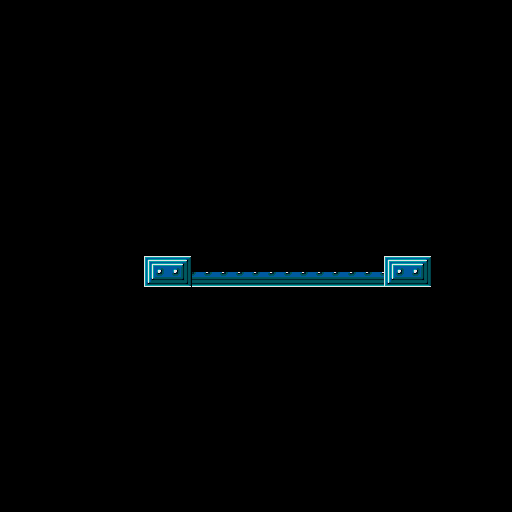

A level layout from a 2D game, rendered from its tile map. Below: a short description, then the map file with tile-grid data replaced by summaries:
An orthogonal 32x32 tile map with 16x16 px tiles, 1 tile layer (Tile Layer 1).

<map version="1.0" orientation="orthogonal" renderorder="right-down" width="32" height="32" tilewidth="16" tileheight="16" nextobjectid="1">
 <tileset firstgid="1" name="tutorialtiles" tilewidth="16" tileheight="16">
  <image source="tutorialtiles.png" width="64" height="64" />
 </tileset>
 <layer name="Tile Layer 1" width="32" height="32">
  <data>[1024 cells, 24 non-empty, 6 distinct tile ids]</data>
 </layer>
</map>
